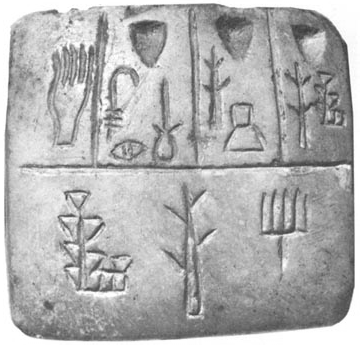
%> input picture images/tablet.png, 360 x 345 px
$ octave test_find_template_2D.m   (GNU Octave 9; MATLAB toolbox functions it lacks are replaced by stand-ins)
%> lines starting %> are read from the running program, lines starting %| are printed output that depends on the picture
### 2_A4_filters_as_templates/find_template_2D.m
% Find Template 2D function

function [yIndex xIndex] = find_template_2D(template, img)
    pkg load image;
    c = normxcorr2(template, img);

    [yRaw xRaw] = find(c==max(c(:)));
    yIndex = yRaw - size(template, 1)+1;
    xIndex = xRaw - size(template, 2)+1;
end

### 2_A4_filters_as_templates/test_find_template_2D.m
% Find template 2D test code

% Load an image
img  = imread('../images/tablet.png');
%> img is the input picture: size 345x360 uint8; min 57, max 255, mean 177.1

% Cut any part out of the image
part = img(75:165, 150:185);
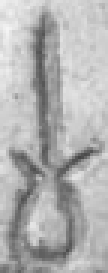
%> part: size 91x36 uint8 (shown 3 times larger); min 69, max 245, mean 177.8

% Use normxcorr to locate the part in the image
[y x] = find_template_2D(part, img);
%> in find_template_2D, `c = normxcorr2(template, img);`:
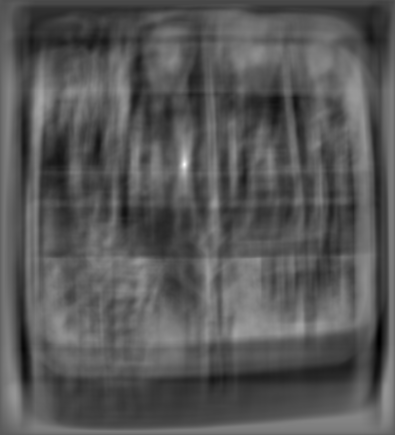
%> c: size 435x395 double; min -0.52, max 1, mean 0.00271; drawn with min black and max white
%> in find_template_2D, `[yRaw xRaw] = find(c==max(c(:)));`: yRaw = 165; xRaw = 185
%> in find_template_2D, `yIndex = yRaw - size(template, 1)+1;`: yIndex = 75
%> in find_template_2D, `xIndex = xRaw - size(template, 2)+1;`: xIndex = 150
%> y = 75; x = 150
disp([y x]);
%|     75   150


% show images
figure(1, 'position',[100,100,size(img)(2)*3,size(img)(1)]);

subplot(1,3,1);
imshow(img)
title("Full Image");

subplot(1,3,2);
imshow(part);
title("Selected Portion");

% Plot location of part on image
subplot(1,3,3);
colormap('gray'),
imagesc(img);
hold on;
[w, h]=size(part);
%> w = 91; h = 36
rectangle('Position',[x y h w],'linewidth', 2, 'EdgeColor', 'green');
axis('off');
title("Portion Location");
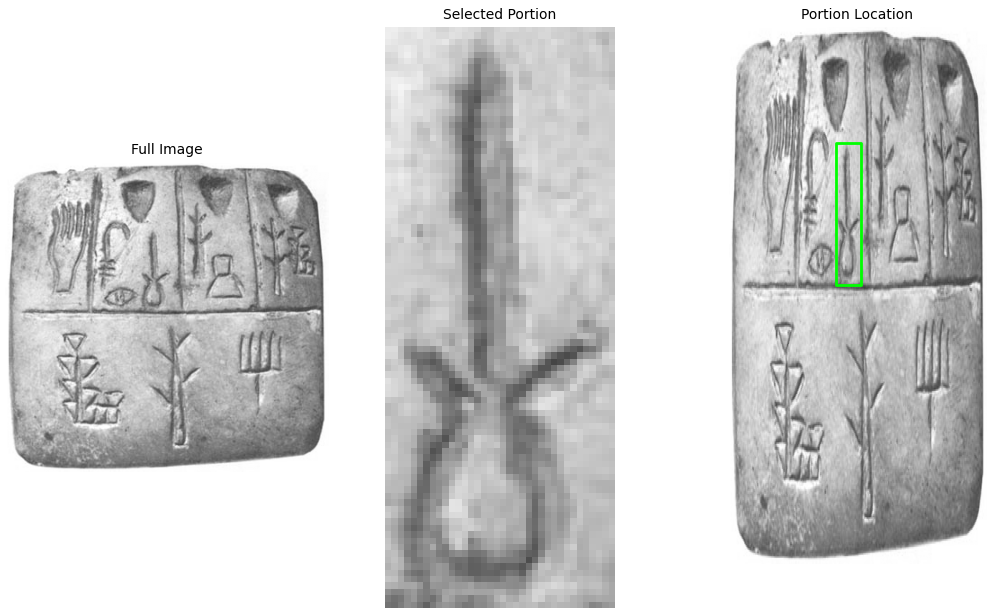
%> figure redrawn from the program's plot data, 3 panels
hold off;

$ run again, with images/flowers-left.png copied over images/tablet.png
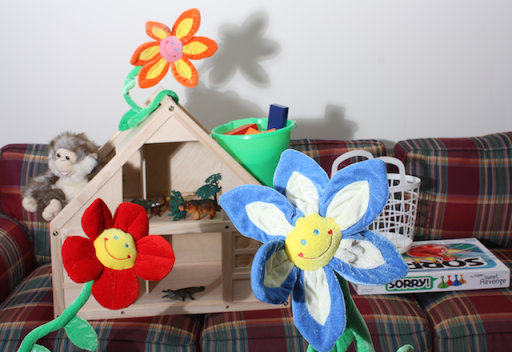
%> input picture images/flowers-left.png, 512 x 352 px
%> img is the input picture: size 352x512x3 uint8; mean R, G, B 151.8, 143, 141.2
%> in find_template_2D, `c = normxcorr2(template, img);`:
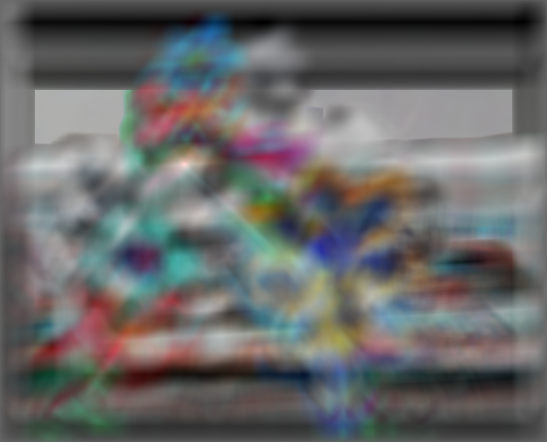
%> c: size 442x547x3 double; mean R, G, B -0.0073, -0.00599, -0.00666; drawn with min black and max white
%> yRaw = 165; xRaw = 185
%> yIndex = 75
%> xIndex = 150
%> y = 75; x = 150
%|     75   150
%> `title("Portion Location");`:
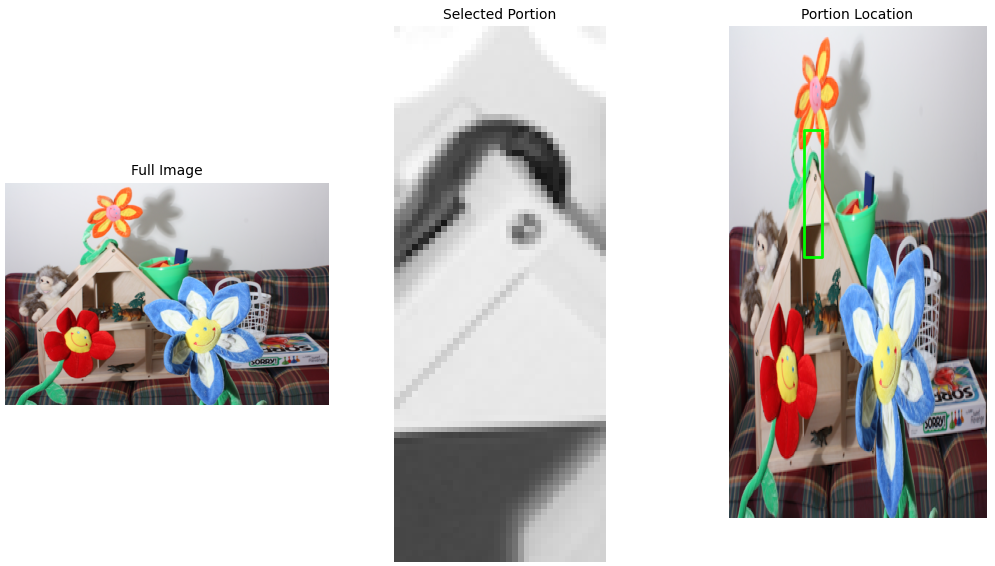
%> figure redrawn from the program's plot data, 3 panels

$ run again, with images/flowers-right.png copied over images/tablet.png
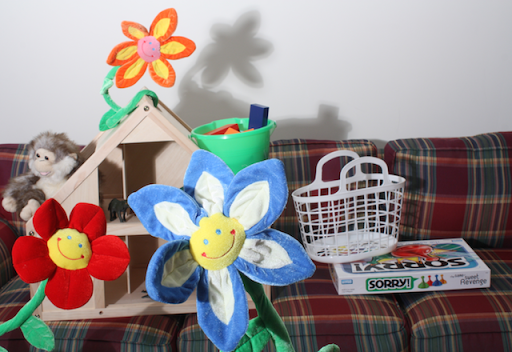
%> input picture images/flowers-right.png, 512 x 352 px
%> img is the input picture: size 352x512x3 uint8; mean R, G, B 147.2, 138.6, 137.9
%> in find_template_2D, `c = normxcorr2(template, img);`:
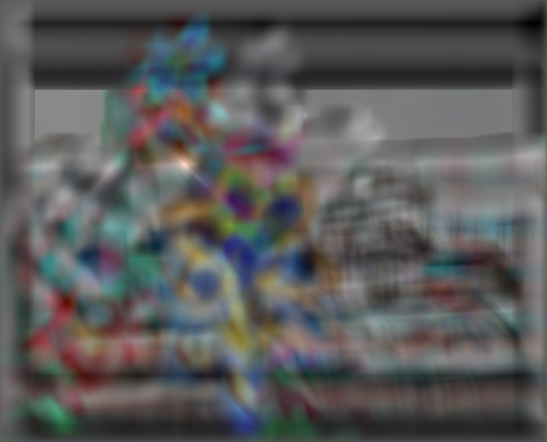
%> c: size 442x547x3 double; mean R, G, B -0.00702, -0.00728, -0.00693; drawn with min black and max white
%> yRaw = 165; xRaw = 185
%> yIndex = 75
%> xIndex = 150
%> y = 75; x = 150
%|     75   150
%> `title("Portion Location");`:
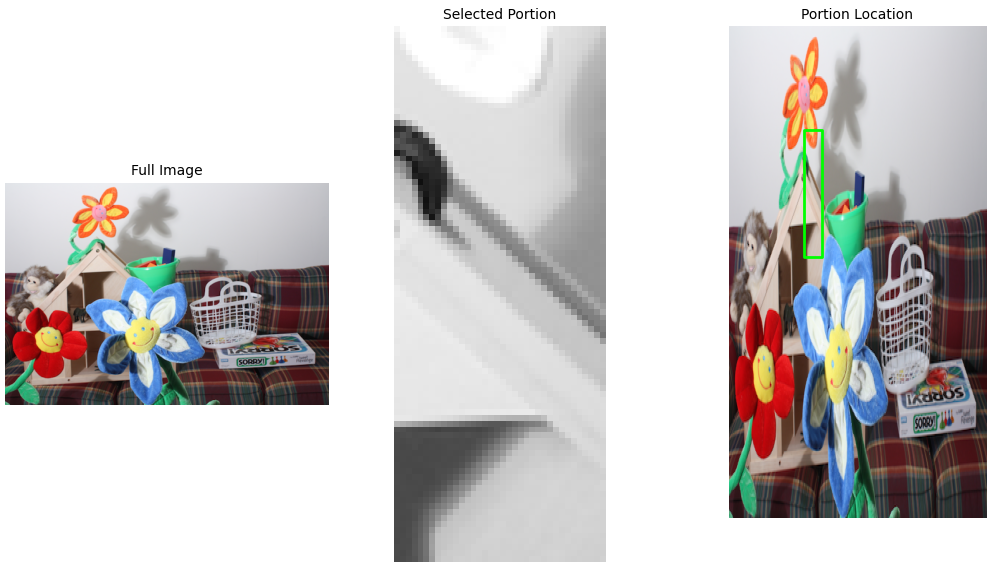
%> figure redrawn from the program's plot data, 3 panels
